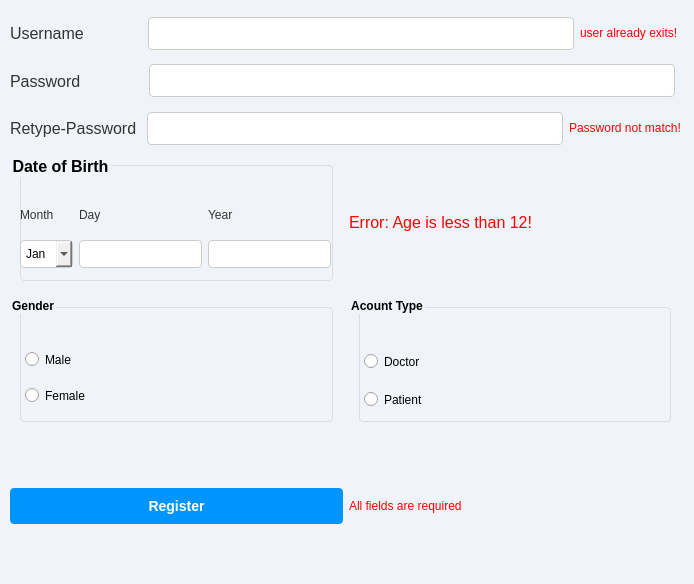
<?xml version="1.0" encoding="UTF-8"?>
<ui version="4.0">
 <class>RegisterWindow</class>
 <widget class="QDialog" name="RegisterWindow">
  <property name="geometry">
   <rect>
    <x>0</x>
    <y>0</y>
    <width>694</width>
    <height>584</height>
   </rect>
  </property>
  <property name="windowTitle">
   <string>Dialog</string>
  </property>
  <property name="styleSheet">
   <string notr="true">QDialog {
    background-color: #f0f4f8;
    font-family: 'Arial', sans-serif;
    font-size: 14px;
}

QLabel {
    color: #333;
}

QLineEdit {
    padding: 5px;
    border: 1px solid #ccc;
    border-radius: 4px;
}

QLineEdit:focus {
    border-color: #0094ff;
    box-shadow: 0 0 5px rgba(0, 148, 255, 0.5);
}

QPushButton {
    background-color: #0094ff;
    color: #fff;
    padding: 10px 15px;
    border: none;
    border-radius: 4px;
    font-size: 14px;
    font-weight: bold;
}

QPushButton:hover {
    background-color: #007acc;
}

QGroupBox {
    font-weight: bold;
    border: 1px solid #ddd;
    border-radius: 4px;
    padding: 10px;
}

QRadioButton {
    margin-left: 5px;
}

QComboBox {
    padding: 5px;
    border: 1px solid #ccc;
    border-radius: 4px;
}

QComboBox:focus {
    border-color: #0094ff;
    box-shadow: 0 0 5px rgba(0, 148, 255, 0.5);
}

QLabel#error,
QLabel#labelUsernameError,
QLabel#labelPasswordError,
QLabel#labelRetypeError,
QLabel#labelAgeError {
    color: #ff0004;
    font-size: 12px;
}

QGroupBox#groupBoxDate,
QGroupBox#groupBoxGender,
QGroupBox#groupBoxType {
    margin: 10px;
}
</string>
  </property>
  <widget class="QWidget" name="layoutWidget">
   <property name="geometry">
    <rect>
     <x>10</x>
     <y>13</y>
     <width>671</width>
     <height>561</height>
    </rect>
   </property>
   <layout class="QVBoxLayout" name="verticalLayout_7">
    <item>
     <layout class="QVBoxLayout" name="verticalLayout">
      <item>
       <layout class="QHBoxLayout" name="horizontalLayout">
        <item>
         <widget class="QLabel" name="label">
          <property name="font">
           <font>
            <pointsize>12</pointsize>
           </font>
          </property>
          <property name="text">
           <string>Username             </string>
          </property>
         </widget>
        </item>
        <item>
         <widget class="QLineEdit" name="lineEditUsername">
          <property name="font">
           <font>
            <pointsize>12</pointsize>
           </font>
          </property>
         </widget>
        </item>
        <item>
         <widget class="QLabel" name="labelUsernameError">
          <property name="font">
           <font>
            <pointsize>-1</pointsize>
           </font>
          </property>
          <property name="text">
           <string>&lt;html&gt;&lt;head/&gt;&lt;body&gt;&lt;p&gt;&lt;span style=&quot; color:#ff0004;&quot;&gt;user already exits! &lt;/span&gt;&lt;/p&gt;&lt;/body&gt;&lt;/html&gt;</string>
          </property>
         </widget>
        </item>
       </layout>
      </item>
      <item>
       <layout class="QHBoxLayout" name="horizontalLayout_2">
        <item>
         <widget class="QLabel" name="label_2">
          <property name="font">
           <font>
            <pointsize>12</pointsize>
           </font>
          </property>
          <property name="text">
           <string>Password              </string>
          </property>
         </widget>
        </item>
        <item>
         <widget class="QLineEdit" name="lineEditPassword">
          <property name="font">
           <font>
            <pointsize>12</pointsize>
           </font>
          </property>
          <property name="echoMode">
           <enum>QLineEdit::Password</enum>
          </property>
         </widget>
        </item>
        <item>
         <widget class="QLabel" name="labelPasswordError">
          <property name="font">
           <font>
            <pointsize>-1</pointsize>
           </font>
          </property>
          <property name="text">
           <string>&lt;html&gt;&lt;head/&gt;&lt;body&gt;&lt;p&gt;&lt;br/&gt;&lt;/p&gt;&lt;/body&gt;&lt;/html&gt;</string>
          </property>
         </widget>
        </item>
       </layout>
      </item>
      <item>
       <layout class="QHBoxLayout" name="horizontalLayout_3">
        <item>
         <widget class="QLabel" name="label_3">
          <property name="font">
           <font>
            <pointsize>12</pointsize>
           </font>
          </property>
          <property name="text">
           <string>Retype-Password </string>
          </property>
         </widget>
        </item>
        <item>
         <widget class="QLineEdit" name="lineEditRetypePassword">
          <property name="font">
           <font>
            <pointsize>12</pointsize>
           </font>
          </property>
          <property name="echoMode">
           <enum>QLineEdit::Password</enum>
          </property>
         </widget>
        </item>
        <item>
         <widget class="QLabel" name="labelRetypeError">
          <property name="font">
           <font>
            <pointsize>-1</pointsize>
           </font>
          </property>
          <property name="text">
           <string>&lt;html&gt;&lt;head/&gt;&lt;body&gt;&lt;p&gt;&lt;span style=&quot; color:#ff0004;&quot;&gt;Password not match!&lt;/span&gt;&lt;/p&gt;&lt;/body&gt;&lt;/html&gt;</string>
          </property>
         </widget>
        </item>
       </layout>
      </item>
     </layout>
    </item>
    <item>
     <layout class="QHBoxLayout" name="horizontalLayout_5">
      <item>
       <widget class="QGroupBox" name="groupBoxDate">
        <property name="font">
         <font>
          <pointsize>12</pointsize>
          <bold>true</bold>
         </font>
        </property>
        <property name="title">
         <string>Date of Birth</string>
        </property>
        <widget class="QWidget" name="layoutWidget_3">
         <property name="geometry">
          <rect>
           <x>10</x>
           <y>40</y>
           <width>311</width>
           <height>73</height>
          </rect>
         </property>
         <layout class="QHBoxLayout" name="horizontalLayout_4">
          <item>
           <layout class="QVBoxLayout" name="verticalLayout_2">
            <item>
             <widget class="QLabel" name="label_4">
              <property name="text">
               <string>Month</string>
              </property>
             </widget>
            </item>
            <item>
             <widget class="QComboBox" name="comboBoxMonth">
              <item>
               <property name="text">
                <string>Jan</string>
               </property>
              </item>
              <item>
               <property name="text">
                <string>Feb</string>
               </property>
              </item>
              <item>
               <property name="text">
                <string>Mar</string>
               </property>
              </item>
              <item>
               <property name="text">
                <string>Apr</string>
               </property>
              </item>
              <item>
               <property name="text">
                <string>May</string>
               </property>
              </item>
              <item>
               <property name="text">
                <string>Jun</string>
               </property>
              </item>
              <item>
               <property name="text">
                <string>Jul</string>
               </property>
              </item>
              <item>
               <property name="text">
                <string>Aug</string>
               </property>
              </item>
              <item>
               <property name="text">
                <string>Sep</string>
               </property>
              </item>
              <item>
               <property name="text">
                <string>Oct</string>
               </property>
              </item>
              <item>
               <property name="text">
                <string>Nov</string>
               </property>
              </item>
              <item>
               <property name="text">
                <string>Dec</string>
               </property>
              </item>
             </widget>
            </item>
           </layout>
          </item>
          <item>
           <layout class="QVBoxLayout" name="verticalLayout_3">
            <item>
             <widget class="QLabel" name="label_5">
              <property name="text">
               <string>Day</string>
              </property>
             </widget>
            </item>
            <item>
             <widget class="QLineEdit" name="lineEditDay"/>
            </item>
           </layout>
          </item>
          <item>
           <layout class="QVBoxLayout" name="verticalLayout_4">
            <item>
             <widget class="QLabel" name="label_6">
              <property name="text">
               <string>Year</string>
              </property>
             </widget>
            </item>
            <item>
             <widget class="QLineEdit" name="lineEditYear"/>
            </item>
           </layout>
          </item>
         </layout>
        </widget>
       </widget>
      </item>
      <item>
       <widget class="QLabel" name="labelAgeError">
        <property name="font">
         <font>
          <pointsize>-1</pointsize>
         </font>
        </property>
        <property name="text">
         <string>&lt;html&gt;&lt;head/&gt;&lt;body&gt;&lt;p&gt;&lt;span style=&quot; font-size:12pt; color:#ff0004;&quot;&gt;Error: Age is less than 12!&lt;/span&gt;&lt;/p&gt;&lt;/body&gt;&lt;/html&gt;</string>
        </property>
       </widget>
      </item>
     </layout>
    </item>
    <item>
     <layout class="QHBoxLayout" name="horizontalLayout_6">
      <item>
       <widget class="QGroupBox" name="groupBoxGender">
        <property name="title">
         <string>Gender</string>
        </property>
        <widget class="QWidget" name="layoutWidget_8">
         <property name="geometry">
          <rect>
           <x>10</x>
           <y>40</y>
           <width>221</width>
           <height>81</height>
          </rect>
         </property>
         <layout class="QVBoxLayout" name="verticalLayout_5">
          <item>
           <widget class="QRadioButton" name="radioButtonMale">
            <property name="text">
             <string>Male</string>
            </property>
           </widget>
          </item>
          <item>
           <widget class="QRadioButton" name="radioButtonFemale">
            <property name="text">
             <string>Female</string>
            </property>
           </widget>
          </item>
         </layout>
        </widget>
       </widget>
      </item>
      <item>
       <widget class="QGroupBox" name="groupBoxType">
        <property name="title">
         <string>Acount Type</string>
        </property>
        <widget class="QWidget" name="layoutWidget_9">
         <property name="geometry">
          <rect>
           <x>10</x>
           <y>40</y>
           <width>221</width>
           <height>89</height>
          </rect>
         </property>
         <layout class="QVBoxLayout" name="verticalLayout_6">
          <item>
           <widget class="QRadioButton" name="radioButtonDoctor">
            <property name="text">
             <string>Doctor</string>
            </property>
           </widget>
          </item>
          <item>
           <widget class="QRadioButton" name="radioButtonPatient">
            <property name="text">
             <string>Patient</string>
            </property>
           </widget>
          </item>
         </layout>
        </widget>
       </widget>
      </item>
     </layout>
    </item>
    <item>
     <layout class="QHBoxLayout" name="horizontalLayout_10">
      <item>
       <widget class="QPushButton" name="pushButtonRegister">
        <property name="text">
         <string>Register</string>
        </property>
       </widget>
      </item>
      <item>
       <widget class="QLabel" name="labelError">
        <property name="text">
         <string>&lt;html&gt;&lt;head/&gt;&lt;body&gt;&lt;p&gt;&lt;span style=&quot; color:#ff0004;&quot;&gt;All fields are required&lt;/span&gt;&lt;/p&gt;&lt;/body&gt;&lt;/html&gt;</string>
        </property>
       </widget>
      </item>
     </layout>
    </item>
   </layout>
  </widget>
 </widget>
 <resources/>
 <connections/>
</ui>
